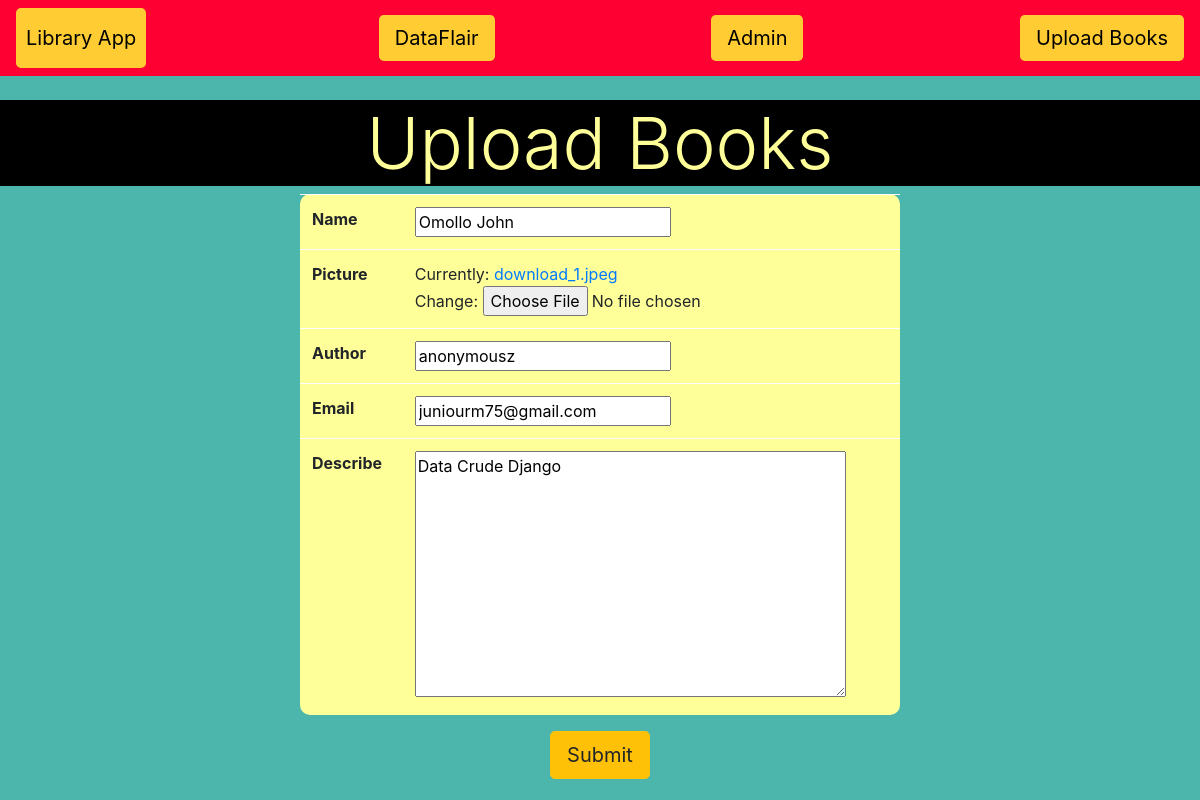
The app's page /update/1/ with its own data.
### books/models.py (models this page shows, shortened)
class Book(models.Model):
	name=models.CharField(max_length=50)
	picture=models.ImageField()
	author=models.CharField(max_length=30,default='anonymous')
	email=models.EmailField(blank=True)
	describe=models.TextField(default='Data Crude Django')

### books/views.py (the view)
# urls.py: path('update/<int:book_id>/', views.update_book),
def update_book(request,book_id):
    id=book_id
    book_id=int(book_id)
    try:
        book_sel = Book.objects.get(id = book_id)
    except Book.DoesNotExist:
        return redirect('index')
    book_form = BookCreate(request.POST or None, instance = book_sel)
    if book_form.is_valid():
       book_form.save()
       return redirect('index')
    return render(request, 'books/upload_form.html', {'upload_form':book_form})

### books/forms.py
class BookCreate(forms.ModelForm):
	class Meta:
		model=Book
		fields='__all__'

### books/templates/books/upload_form.html (shortened to what this page needs)
{% extends 'books/library.html' %}
{% block content %}
    <center>
    <h1 class="display-3" style="background-color:#000000;color:#FFFF99;">Upload Books</h1>
    <form method = 'POST' enctype="multipart/form-data" autocomplete="off">
        <table class = 'w-50 table table-light' style="border-radius:10px;background-color:#FFFF99;">
            {% for field in upload_form %}
            <tr>
                <th>{{field.label}}</th>
                <td>{{ field }}</td>
            </tr>
            {% endfor %}
        </table>
        <button type="submit" class="btn btn-lg btn-warning">Submit</button>
    </form>
</center>
{% endblock %}

### records on screen
Book: upload_form "Omollo John" "anonymousz" "juniourm75@gmail.com" "Data Crude Django"

### other values on screen
{{ field.label }} "Name" "Picture" "Author" "Email" "Describe"
